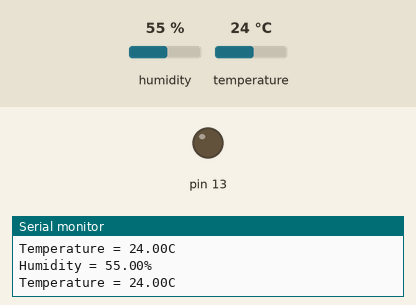
Recording of a sketch running on a simulated Arduino Uno, built with avr-gcc and run on an emulated ATmega328P. Parts: output pins drawn as LEDs (lit = HIGH), the last lines printed to the serial monitor. Inputs (shaded band) come from the test bench; at power-on: temperature 24 °C, humidity 55 %.

Above: at 1.8 s.
1.9 s: temperature set to 27 °C
At 2.7 s:
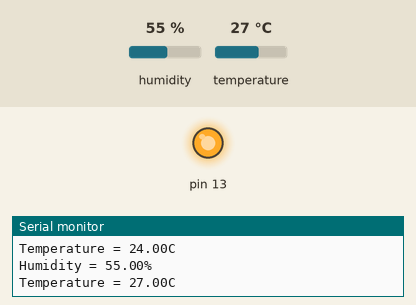
3.5 s: temperature set to 12 °C
At 4.8 s:
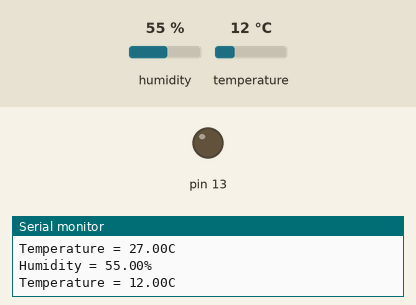
5.6 s: temperature set to 28 °C
At 6.9 s:
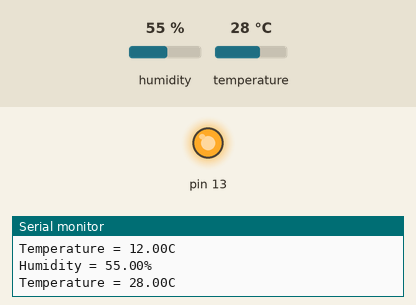
Timing chart, 0 to 8.6 s (numbered marks = the images above; inputs shaded):
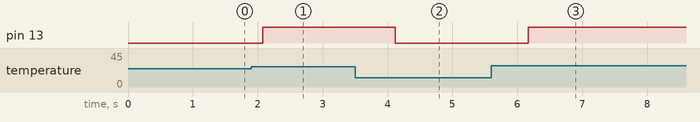

The sketch:

dc_fan_control_project.ino
```cpp
#include <dht.h>
#define dht_apin A1
dht DHT;

void setup() {
  Serial.begin(9600);
  pinMode(13, OUTPUT);
}

void loop() {
  DHT.read11(dht_apin);
  Serial.print("Humidity = ");
  Serial.print(DHT.humidity);
  Serial.println("%  ");
  Serial.print("Temperature = ");
  Serial.print(DHT.temperature);
  Serial.println("C  ");
  Serial.println("");
  if (DHT.temperature > 25)  //If Temperature is Greater Than 25'C
  {
    digitalWrite(13, HIGH);
  } else {
    digitalWrite(13, LOW);
  }
  delay(1000);
}
```

Measured:
- the behaviour switches between 25 and 26 °C on temperature (found by bisection; images 0 and 1)
- after the input at 1.9 s, pin 13: LOW → HIGH after 0.17 s
- after the input at 3.5 s, pin 13: HIGH → LOW after 0.62 s
- after the input at 5.6 s, pin 13: LOW → HIGH after 0.57 s
